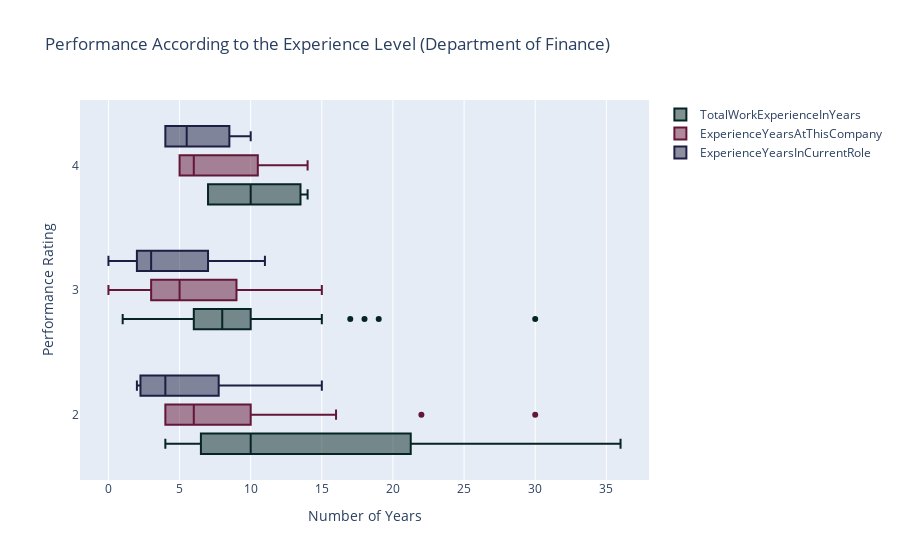

Notebook code cell kept with this figure:
### Code cell
data = [
    {
        'x': Finance['TotalWorkExperienceInYears'],
        'y': Finance['PerformanceRating'],
        'name':'TotalWorkExperienceInYears',
        'marker': {
            'color': '#052423'
        },
        'boxmean': False,
        'orientation': 'h',
        "type": "box",
    },
    {
        'x':Finance['ExperienceYearsAtThisCompany'],
        'y':Finance['PerformanceRating'],
        'name': 'ExperienceYearsAtThisCompany',
        'marker':{
            'color': '#631637',
        },
        'boxmean': False,
        'orientation': 'h',
        "type": "box",
    },
    {
        'x': Finance['ExperienceYearsInCurrentRole'],
        'y': Finance['PerformanceRating'],
        'name':'ExperienceYearsInCurrentRole',
        'marker': {
            'color': '#1d1e42',
        },
        'boxmean': False,
        'orientation': 'h',
        "type": "box",
    }
]
layout = {
    'xaxis': {
        'title': 'Number of Years',
        'zeroline': False,
    },
    'yaxis': {
        'title': 'Performance Rating ',
        'zeroline': False,
    },
    'boxmode': 'group',
    'title': 'Performance According to the Experience Level (Department of Finance) ',
}
fig = go.Figure(data=data, layout=layout)

py.iplot(fig)

### Figure 1 — Plotly figure (JSON) as saved in the notebook; plotly's stock layout.template omitted (floating-point values rounded to 4 significant figures)
{"data": [{"boxmean": false, "marker": {"color": "#052423"}, "name": "TotalWorkExperienceInYears", "orientation": "h", "type": "box", "x": [6, 4, 10, 8, 8, 1, 4, 32, 6, 23, 6, 10, 7, 9, 10, 7, 16, 6, 3, 11, 15, 9, 10, 10, 8, 18, 6, 5, 6, 7, 7, 27, 19, 11, 15, 30, 4, 13, 36, 14, 10, 17, 10, 5, 7, 11, 1, 7, 8], "y": [2, 3, 2, 3, 3, 3, 2, 2, 3, 2, 2, 3, 3, 3, 3, 3, 2, 3, 3, 3, 3, 3, 2, 3, 2, 3, 2, 3, 3, 3, 4, 2, 3, 3, 2, 3, 3, 4, 2, 4, 3, 3, 3, 3, 3, 2, 3, 4, 2]}, {"boxmean": false, "marker": {"color": "#631637"}, "name": "ExperienceYearsAtThisCompany", "orientation": "h", "type": "box", "x": [6, 2, 10, 8, 6, 1, 4, 30, 3, 22, 6, 10, 3, 9, 9, 7, 16, 5, 2, 10, 14, 4, 9, 5, 8, 4, 6, 3, 4, 7, 5, 4, 14, 11, 4, 15, 3, 5, 10, 14, 9, 2, 3, 5, 0, 4, 1, 7, 4], "y": [2, 3, 2, 3, 3, 3, 2, 2, 3, 2, 2, 3, 3, 3, 3, 3, 2, 3, 3, 3, 3, 3, 2, 3, 2, 3, 2, 3, 3, 3, 4, 2, 3, 3, 2, 3, 3, 4, 2, 4, 3, 3, 3, 3, 3, 2, 3, 4, 2]}, {"boxmean": false, "marker": {"color": "#1d1e42"}, "name": "ExperienceYearsInCurrentRole", "orientation": "h", "type": "box", "x": [4, 2, 9, 2, 4, 1, 2, 8, 2, 7, 4, 7, 2, 7, 6, 7, 15, 3, 2, 8, 11, 3, 2, 4, 4, 2, 3, 2, 2, 7, 4, 2, 11, 8, 3, 11, 2, 4, 8, 10, 5, 2, 2, 4, 0, 3, 0, 7, 2], "y": [2, 3, 2, 3, 3, 3, 2, 2, 3, 2, 2, 3, 3, 3, 3, 3, 2, 3, 3, 3, 3, 3, 2, 3, 2, 3, 2, 3, 3, 3, 4, 2, 3, 3, 2, 3, 3, 4, 2, 4, 3, 3, 3, 3, 3, 2, 3, 4, 2]}], "layout": {"boxmode": "group", "title": {"text": "Performance According to the Experience Level (Department of Finance) "}, "xaxis": {"title": {"text": "Number of Years"}, "zeroline": false}, "yaxis": {"title": {"text": "Performance Rating "}, "zeroline": false}}}
